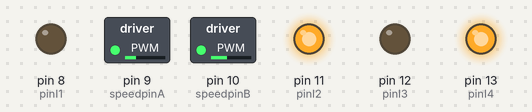
A sketch run on a simulated Arduino Uno, built with avr-gcc and run on an emulated ATmega328P. Parts: switched loads named in the sketch (green lamp = pin HIGH), output pins drawn as LEDs (lit = HIGH).

Above: at 0.05 s.
At 7.95 s:
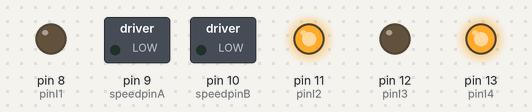
At 11.95 s:
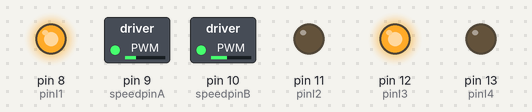
At 15.95 s:
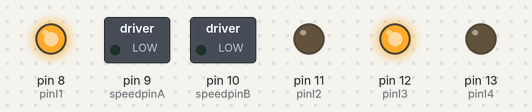
Timing chart, 0 to 20.8 s (numbered marks = the images above):
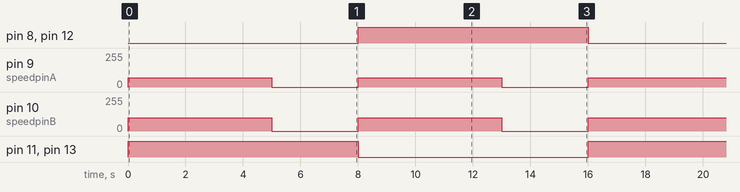

Measured:
- by itself, pin 8 (pinI1), pin 11 (pinI2), pin 12 (pinI3), pin 13 (pinI4): alternates HIGH for 8.0 s and LOW for 8.0 s
- by itself, pin 9 (speedpinA): alternates 70/255 for 5.0 s and 0/255 for 3.0 s
- by itself, pin 10 (speedpinB): alternates 100/255 for 5.0 s and 0/255 for 3.0 s

The sketch:

seeed_motor_shield.ino
```cpp
int pinI1=8;//define I1 interface
int pinI2=11;//define I2 interface
int speedpinA=9;//enable motor A
int pinI3=12;//define I3 interface
int pinI4=13;//define I4 interface
int speedpinB=10;//enable motor B
int spead =127;//d
int speedA = 70; //back left wheel
int speedB = 100; //back right wheel
void setup()
{
  pinMode(pinI1,OUTPUT);
  pinMode(pinI2,OUTPUT);
  pinMode(speedpinA,OUTPUT);
  pinMode(pinI3,OUTPUT);
  pinMode(pinI4,OUTPUT);
  pinMode(speedpinB,OUTPUT);
}

void forward()
{
     analogWrite(speedpinA,speedA);//input a simulation value to set the speed
     analogWrite(speedpinB,speedB);

     digitalWrite(pinI4,HIGH);//turn DC Motor B move clockwise
     digitalWrite(pinI3,LOW);

     digitalWrite(pinI2,HIGH);//turn DC Motor A move anticlockwise
     digitalWrite(pinI1,LOW);
}
void backward()//
{
     analogWrite(speedpinA,speedA);//input a simulation value to set the speed
     analogWrite(speedpinB,speedB);

     digitalWrite(pinI4,LOW);//turn DC Motor B move anticlockwise
     digitalWrite(pinI3,HIGH);

     digitalWrite(pinI2,LOW);//turn DC Motor A move clockwise
     digitalWrite(pinI1,HIGH);
}


void left()//
{
     analogWrite(speedpinA,spead);//input a simulation value to set the speed
     analogWrite(speedpinB,spead);
          digitalWrite(pinI4,HIGH);//turn DC Motor B move clockwise
     digitalWrite(pinI3,LOW);
     digitalWrite(pinI2,HIGH);//turn DC Motor A move clockwise
     digitalWrite(pinI1,LOW);
}
void right()//
{
     analogWrite(speedpinA,spead);//input a simulation value to set the speed
     analogWrite(speedpinB,spead);
     digitalWrite(pinI4,LOW);//turn DC Motor B move anticlockwise
     digitalWrite(pinI3,HIGH);
     digitalWrite(pinI2,LOW);//turn DC Motor A move clockwise
     digitalWrite(pinI1,HIGH);
}
void stop()//
{
     digitalWrite(speedpinA,LOW);// Unenble the pin, to stop the motor. this should be done to avid damaging the motor.
     digitalWrite(speedpinB,LOW);
     delay(1000);
}

void loop()
{

   forward();
  delay(5000);
   stop();
    delay(2000);
  backward();
   delay(5000);
    stop();
     delay(2000);


  /*
  left();
  delay(2000);

  stop();
  right();
  delay(2000);
  stop();
  delay(2000);
  forward();
  delay(2000);
  stop();
  backward();
  delay(2000);
  stop();
 */
}
```
